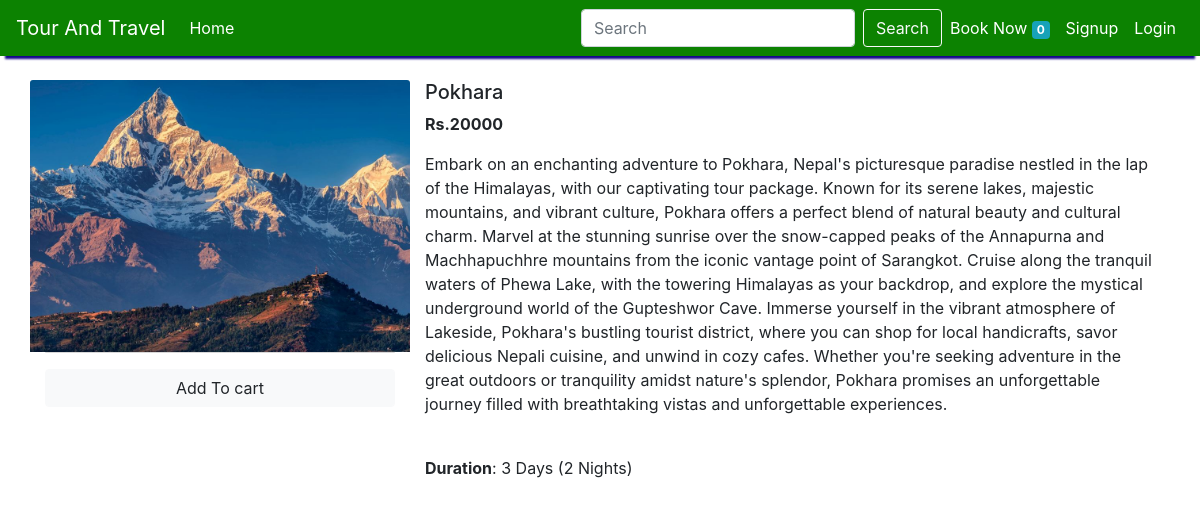
The app's page /quickview/1 with its own data.
### tour_and_travel/models/package.py (models this page shows, shortened)
class Package(models.Model):
    name = models.CharField(max_length=80)
    price = models.IntegerField(null=False)
    category = models.ForeignKey(Category, on_delete=models.CASCADE, default=1)
    description = models.CharField(max_length=2000, default='' , null=True , blank=True)
    duration=models.IntegerField(default=1)
    image = models.ImageField(upload_to='uploads/packages/')

### tour_and_travel/views/home.py (the view, shortened to what this page needs)
# urls.py: path("quickview/<int:myid>",quickView,name='quickView'),
def quickView(request, myid):
    if request.method=="GET":
        package = Package.objects.filter(id=myid)
        return render(request, 'quickview.html', {'package':package[0]})

### tour_and_travel/templates/quickview.html (shortened to what this page needs)
{% extends 'base.html' %}
{% block content %}
{% load cart %}
{% load custom_filter %}
<div class="container my-4">
    <div class="row">
    <div class="col-md-4">
    <div class="row">
        <img src="{{package.image.url}}" class="card-img-top" alt="{{package.name}}"  width="222px">
    </div>
        <div class="card-footer p-0 no-gutters">
            {% if package|is_in_cart:request.session.cart %}
						<div class="row no-gutters my-3">
							<form action="/quickview/{{package.id}}" class="col-2 " method="post">
								{% csrf_token %}
								<input hidden type="text" name='package' value='{{package.id}}'>
								<input hidden type="text" name='remove' value='True'>
								<input type="submit" value=" - " class="btn btn-block btn-light bbooking-right">
							</form>
							<div class="text-center col">{{package|cart_quantity:request.session.cart}} Person</div>
							<form action="/quickview/{{package.id}}" class="col-2 " method="post">
								{% csrf_token %}
								<input hidden type="text" name='package' value='{{package.id}}'>
								<input type="submit" value=" + " class="btn btn-block btn-light bbooking-left">
							</form>
						</div>
						{% else %}
						<form action="/quickview/{{package.id}}" method="POST" class="btn-block">
							<input type="submit" class="float-right btn btn-light  form-control my-3"
								value="Add To cart">
						</form>
						{% endif %}
        </div>
    </div>
    <div class="col-md-8">
        <h5>{{package.name}}</h5>
        <p> <b>Rs.{{package.price}}</b> </p>
        <p>
            {{package.description}}
        </p>
		<br>
		<p>
			<b>Duration</b>: {{ package.duration }} Days {% if package.duration > 1 %}({{ package.duration|add:"-1" }} Nights){% endif %}
        </p>
    </div>
    </div>
</div>
{% endblock %}

### records on screen
Package: image (picture), name "Pokhara", price "20000", description "Embark on an enchanting adventure to Pokhara, Nepal's picturesque paradise nestled in the lap of the Himalayas, with our captivating tour package. Known for its serene lakes, majestic mountains, and vibrant culture, Pokhara offers a perfect blend of natural beauty and cultural charm. Marvel at the stunning sunrise over the snow-capped peaks of the Annapurna and Machhapuchhre mountains from the iconic vantage point of Sarangkot. Cruise along the tranquil waters of Phewa Lake, with the towering Himalayas as your backdrop, and explore the mystical underground world of the Gupteshwor Cave. Immerse yourself in the vibrant atmosphere of Lakeside, Pokhara's bustling tourist district, where you can…", duration "3", duration|add "2"

### other values on screen
{{ request.session.cart.keys|length }} "0"
